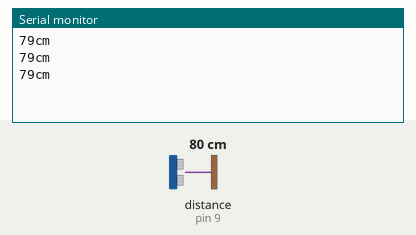
Recording of a sketch running on a simulated Arduino Uno, built with avr-gcc and run on an emulated ATmega328P. Shown: the last lines printed to the serial monitor. Wiring (inferred from the names in the program): ultrasonic range finder: trigger pin 10; echo pin 9. Inputs (shaded band) come from the test bench; at power-on: distance to the obstacle (sensor on pin 9) 80 cm. The echo pulse lasts 58.3 µs per cm.

Above: at 1.3 s.
1.4 s: distance to the obstacle (sensor on pin 9) set to 2 cm
At 1.9 s:
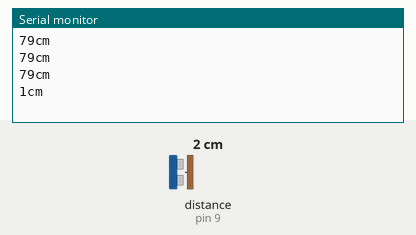
2.9 s: distance to the obstacle (sensor on pin 9) set to 4 cm
At 3.4 s:
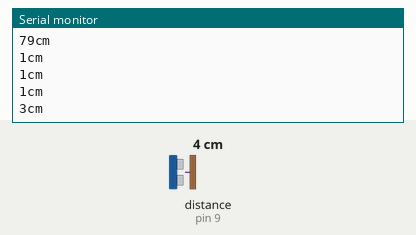
Timing chart, 0 to 5.9 s (numbered marks = the images above; inputs shaded):
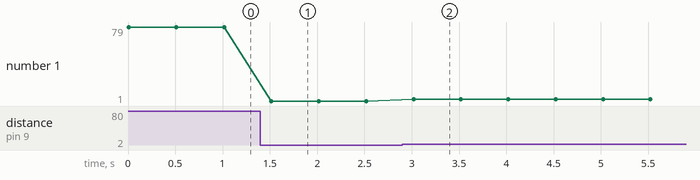

The sketch:

distancesensor.ino
```cpp
long distance;
long duration;

#define trigger 10
#define echo 9

void setup() {
  // put your setup code here, to run once:
  Serial.begin(9600);
  pinMode(trigger, OUTPUT);
  pinMode(echo, INPUT);
}

void loop() {
  // put your main code here, to run repeatedly:
  digitalWrite(trigger, LOW);
  delayMicroseconds(2);
  digitalWrite(trigger, HIGH);
  delayMicroseconds(10);
  digitalWrite(trigger, LOW);

  duration = pulseIn(echo, HIGH);
  distance = (duration/2) / 29.4;
  Serial.print(distance);
  Serial.println("cm");
  delay(500);


}
```

Measured:
- after the input at 1.4 s, the serial monitor: prints a new line after 0.12 s (image 1)
- after the input at 2.9 s, the serial monitor: prints a new line after 0.12 s (image 2)
- plotted number 1: 79 → 1 after the input at 1.4 s, 1 → 3 after the input at 2.9 s
